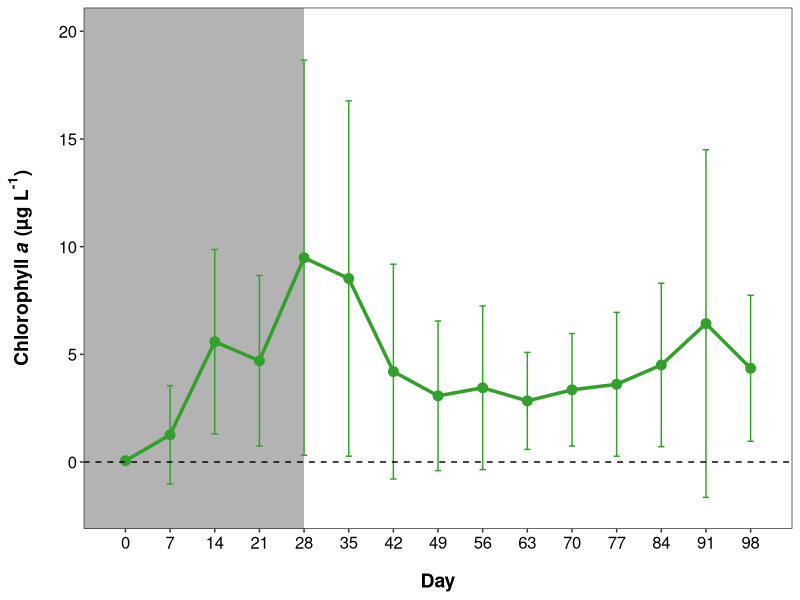
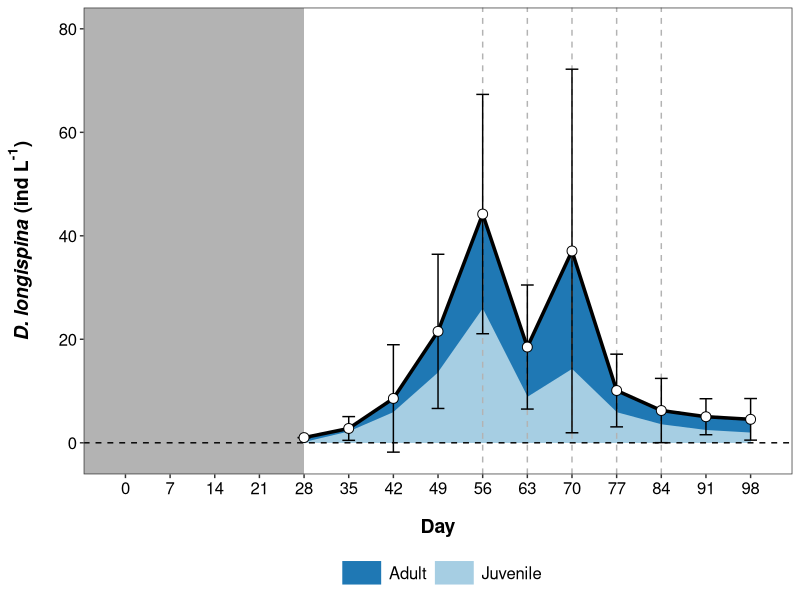
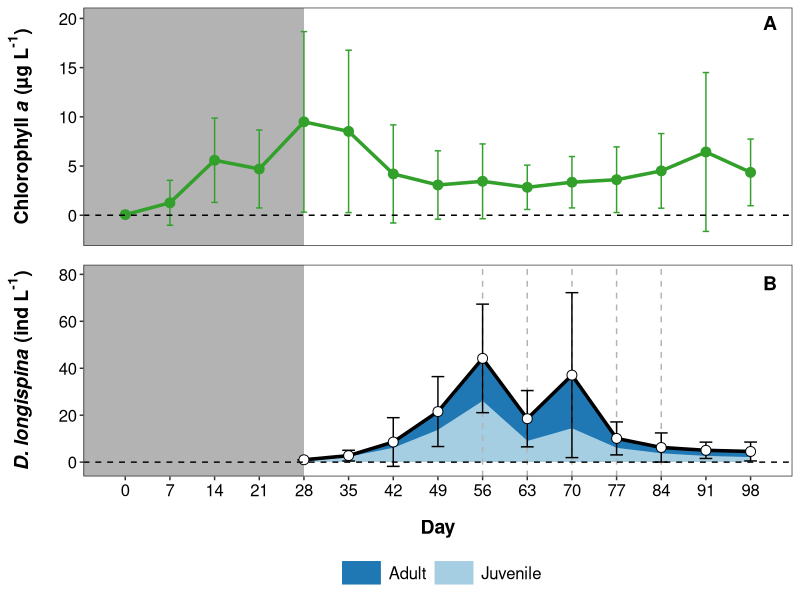

Source code (R) for these figures, in order:
############################################################
##                                                        ##
##  Essential dietary fatty acids affect intraspecific    ## 
##  competition in herbivorous zooplankton                ## 
##                                                        ##
##  Authors of the study:                                 ##
##  Maja Ilic, Sina Brehm, Maria Stockenreiter,           ##
##  Eric von Elert, Patrick Fink                          ##
##                                                        ##
##  Corresponding author & author of the scripts:         ##
##  Maja Ilic                                             ##
##  maja.ilic.bio@gmail.com                               ##
##                                                        ##
##  Data and scripts can be found here:                   ##
##  github.com/Maja-Ilic-AquaEco/Competition_in_Daphnia   ##
##                                                        ##
##  Script 1:                                             ##
##  Chlorophyll a vs Daphnia                              ##
##                                                        ##
##  This script contains the code used to produce Fig. 1  ##
##                                                        ##
############################################################

#============================#
## Packages ----

library(ggplot2)
library(dplyr)
library(tidyr)
library(readxl)
library(RColorBrewer)
library(cowplot)

#================================================
# Set working directory ----

setwd("C:/Users/3054311/Documents/My Documents/Paper Mesocosm experiment with D. longi")

#============================#
## Set working directory ----

setwd("~/My Documents/Paper Mesocosm experiment with D. longi/Third submission/Data GitHub")

path.figures <- "~/My Documents/Paper Mesocosm experiment with D. longi/Third submission/Figures"

#============================#
## Import data ----

df <- read_excel("Data_1_Chlorophyll_a_Daphnia_entire_duration.xlsx", sheet = "Data",
                 col_types = c(rep("numeric",2),rep("text",2),rep("numeric",4)))

head(df)
str(df)

## Column names, units and explanation:
# Day	              day	      Day of the experiment (Start = Day 0)
# Sampling		                Sampling event (numbered)
# Mesocosm		                ID of the mesocosm (1-15)
# Inoculum	        µl	      Volume of the natural phytoplankton community from lake Klostersee used for the initial inoculation of the experimental phytoplankton communities
# TChla	            μg L-1	  Total chlorophyll a
# Adult_per_L	      ind L-1	  Number of adult Daphnia per L
# Juvenile_per_L	  ind L-1	  Number of juvenile Daphnia per L
# Daphnia_per_L	    ind L-1	  Total number of Daphnia per L (sum of adult and juvenile Daphnia)

#============================#
## Summary statistics ----

# Calculate mean and standard deviation for Chlorophyll a and Daphnia abundancies
# See also Supplementary Information, Tab. S4

df.summary <- df %>% group_by(Day) %>%
  summarize(Mean_TChla = mean(TChla, na.rm = T),
            SD_TChla = sd(TChla, na.rm = T),
            Mean_Daphnia = mean(Daphnia_per_L, na.rm = T),
            SD_Daphnia = sd(Daphnia_per_L, na.rm = T),
            Mean_Adult = mean(Adult_per_L, na.rm = T),
            SD_Adult = sd(Adult_per_L, na.rm = T),
            Mean_Juvenile = mean(Juvenile_per_L, na.rm = T),
            SD_Juvenile = sd(Juvenile_per_L, na.rm = T))

#============================#
## Plots ----

# Define colors and labels for the plot 

cols <- c(rgb(51,160,44,max = 255),
          rgb(31,120,180,max = 255))

ylab1 <- expression(bold("Chlorophyll ")*bolditalic("a")*bold(" (µg "*L^"-1"*")"))
ylab2 <- expression(bolditalic("D. longispina")*bold(" (ind "*L^"-1"*")"))

## Chlorophyll a ----

p1 <- ggplot(df.summary, aes(x = Day, y = Mean_TChla)) +
  geom_rect(aes(xmin = -Inf, xmax = 28, ymin = -Inf, ymax = Inf), fill = "grey70") +
  geom_line(color = cols[1], linewidth = 1.2) +
  geom_errorbar(aes(ymin = Mean_TChla - SD_TChla, ymax = Mean_TChla + SD_TChla),
                color = cols[1], width = 1) +
  geom_point(shape = 21, color = cols[1], fill = cols[1], size = 3) +
  theme_bw() +
  labs(x = "Day", y = ylab1) +
  scale_x_continuous(limits = c(-1.5,99.5), breaks = c(0,7,14,21,28,35,42,49,56,63,70,77,84,91,98)) +
  scale_y_continuous(limits = c(-2,20), breaks = c(0,5,10,15,20)) +
  theme(panel.grid.major = element_blank(),
        panel.grid.minor = element_blank(),
        axis.title.y = element_text(size = 14, face = "bold", margin = margin(0,15,0,0)),
        axis.title.x = element_text(size = 14, face = "bold", margin = margin(15,0,0,0)),
        axis.text.y = element_text(size = 12, color = "black"),
        axis.text.x = element_text(size = 12, color = "black")) +
  geom_hline(yintercept = 0, linetype = "dashed", color = "black")

p1

## Daphnia abundances ----

# First, reorganize the data

# All means 

daphnia.mean <- df.summary %>% 
  select(Day, Mean_Daphnia, Mean_Adult, Mean_Juvenile) %>% 
  gather(key = "Group", value = "Mean", -Day)

daphnia.mean$Group <- gsub("Mean_", "", 
                           as.character(daphnia.mean$Group))

# All standard deviations

daphnia.sd <- df.summary %>% 
  select(Day, SD_Daphnia, SD_Adult, SD_Juvenile) %>% 
  gather(key = "Group", value = "SD", -Day)

daphnia.sd$Group <- gsub("SD_", "", 
                         as.character(daphnia.sd$Group))

# Combine

df.daphnia <- left_join(daphnia.mean,
                        daphnia.sd,
                        by = c("Day","Group"))

df.daphnia$Group <- as.factor(df.daphnia$Group)
df.daphnia$Group <- factor(df.daphnia$Group, levels = c("Daphnia","Adult","Juvenile"))

# Define colors

cols.daphnia <- c("black",colorRampPalette(brewer.pal(8, "Paired"))(8)[(c(2,1))])

adult.juvenile <- df.daphnia %>% 
  filter(Group != "Daphnia")

total.daphnia <- df.daphnia %>% 
  filter(Group == "Daphnia")

p2 <- ggplot(total.daphnia, aes(x = Day, y = Mean)) +
  geom_rect(aes(xmin = -Inf, xmax = 28, ymin = -Inf, ymax = Inf), fill = "grey70", color = NA) +
  geom_area(data = adult.juvenile, aes(x = Day, y = Mean, color = Group, fill = Group)) +
  geom_vline(xintercept = c(56,63,70,77,84), linetype = "dashed", color = "grey70") +
  geom_line(size = 1.2) +
  geom_errorbar(aes(ymin = Mean - SD, ymax = Mean + SD),
                width = 2) +
  geom_point(shape = 21, size = 3, color = "black", fill = "white") +
  theme_bw() +
  labs(x = "Day", y = ylab2) +
  scale_color_manual(values = cols.daphnia[2:3], 
                     name = "") +
  scale_fill_manual(values = cols.daphnia[2:3], 
                    name = "") +
  scale_x_continuous(limits = c(-1.5,99.5), breaks = c(0,7,14,21,28,35,42,49,56,63,70,77,84,91,98)) +
  scale_y_continuous(limits = c(-2,80), breaks = c(0,20,40,60,80)) +
  theme(panel.grid.major = element_blank(),
        panel.grid.minor = element_blank(),
        axis.title.y = element_text(size = 14, face = "bold", margin = margin(0,15,0,0)),
        axis.title.x = element_text(size = 14, face = "bold", margin = margin(15,0,0,0)),
        axis.text.y = element_text(size = 12, color = "black"),
        axis.text.x = element_text(size = 12, color = "black"),
        legend.title = element_text(size = 14),
        legend.text = element_text(size = 12),
        legend.key.width = unit(1, "cm"),
        legend.position = "bottom") +
  geom_hline(yintercept = 0, linetype = "dashed", color = "black")

p2

## Join plots ----

p1.new <- p1 + theme(axis.title.x = element_blank(),
                     axis.text.x = element_blank(),
                     axis.ticks.x = element_blank())

plot.final <- plot_grid(p1.new,p2,
                        align = "v",
                        nrow = 2,
                        labels = c("A","B"),
                        label_x = c(0.945,0.945),
                        label_y = c(0.965,0.965),
                        rel_heights = c(0.75,1))

ggsave(paste0(path.figures,"/For manuscript - Figure 1.png"), 
       plot.final, width = 7, height = 8)
